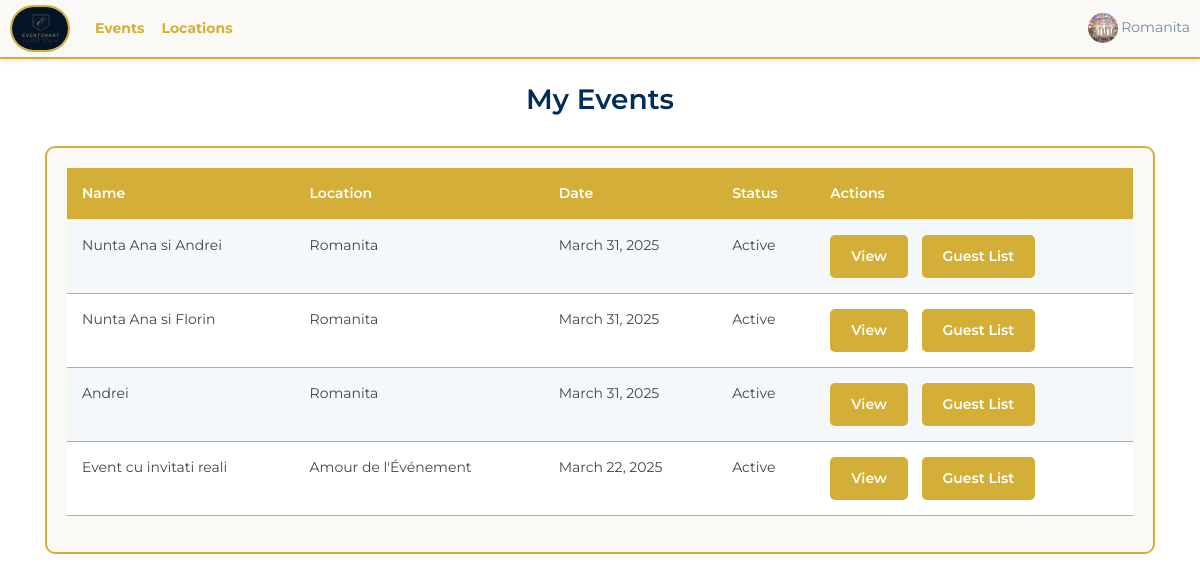
/my_events/ (signed in), run on an earlier commit of the app's database.
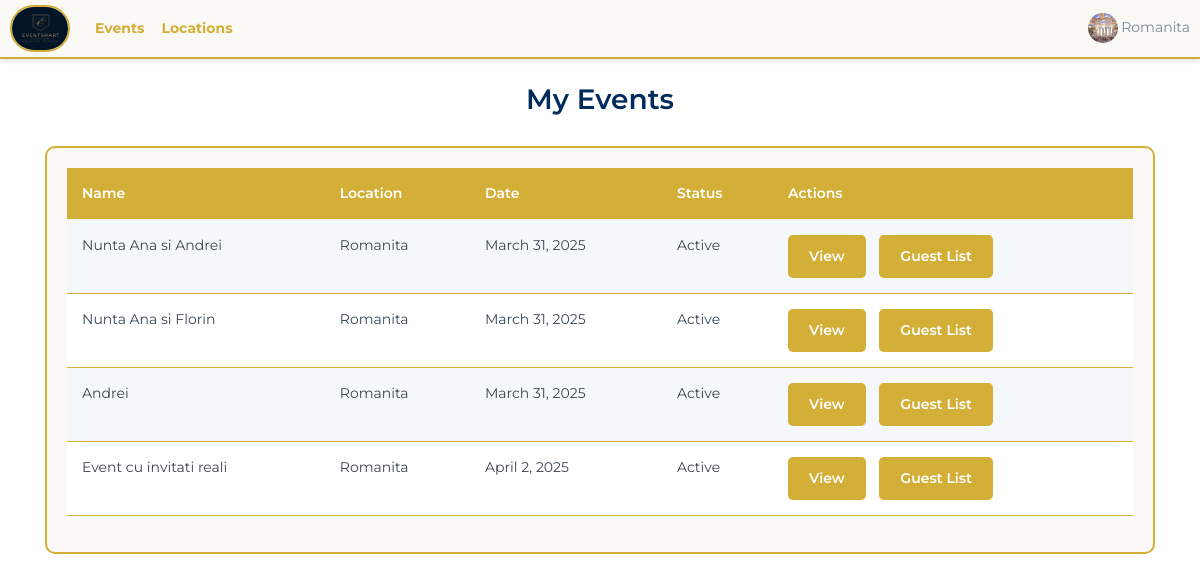
And on a later commit of the database.
### base/models.py (models this page shows, shortened)
class Event(models.Model):
    location = models.ForeignKey(Location, on_delete=models.SET_NULL, null=True, blank=True)
    event_name = models.CharField(max_length=100)
    event_date = models.DateField()
    event_time = models.TimeField()
    event_description = models.TextField(null=True, blank=True)
    created_at = models.DateTimeField(auto_now_add=True)
    guests = models.ManyToManyField(Guests, related_name='events', blank=True)
    completed = models.BooleanField(default=False)
    types = models.ManyToManyField(Type, blank=True)
    cost = models.DecimalField(max_digits=10, decimal_places=2, default=3000)
    updated_at = models.DateTimeField(auto_now=True)
    is_canceled = models.BooleanField(default=False)
    organized_by = models.ForeignKey(
        User,
        on_delete=models.CASCADE,
        related_name="organized_events",
        blank=True,
        null=True
    )

class Location(models.Model):
    owner = models.ForeignKey(User, on_delete=models.SET_NULL, null=True)
    name = models.CharField(max_length=100)
    description = models.TextField(null=True, blank=True)
    gallery = models.ImageField(upload_to='images/', null=True, blank=True)
    location = models.TextField(max_length=30)
    types = models.ManyToManyField(Type, blank=True)
    seats_numbers = models.IntegerField(null=True, blank=True)
    created_at = models.DateTimeField(auto_now_add=True)
    cost = models.DecimalField(max_digits=12, decimal_places=2,default=3000)
    number = models.CharField(max_length=20, default="+(40) 74 83 64 823")
    def __str__(self):
        return self.name

### base/views.py (the view)
@login_required(login_url='/login')
def my_events(request):
    events = Event.objects.filter(is_canceled=False)
    return render(request, 'base/my_events.html', {'events': events})

### base/context_processors.py (called while the page is built)
def media_url(request):
    return {
        'MEDIA_URL': settings.MEDIA_URL
    }

### base/templates/base/my_events.html (shortened to what this page needs)
{% extends 'main.html' %}
{% block content %}
<div class="container my-4">
    <h2 class="text-center">My Events</h2>
    {% if events %}
        <div class="table-container">
            <table class="table table-striped">
                <thead>
                    <tr>
                        <th>Name</th>
                        <th>Location</th>
                        <th>Date</th>
                        <th>Status</th>
                        <th>Actions</th>
                    </tr>
                </thead>
                <tbody>
                    {% for event in events %}
                    <tr>
                        <td>{{ event.event_name }}</td>
                        <td>{{ event.location }}</td>
                        <td>{{ event.event_date }}</td>
                        <td>{% if event.is_canceled %}Canceled{% else %}Active{% endif %}</td>
                        <td>
                            <a href="{% url 'event_details' event.id %}" class="btn btn-view">View</a>
                            <a href="{% url 'guest_list' event.id %}" class="btn btn-view">Guest List</a>
                        </td>
                    </tr>
                    {% endfor %}
                </tbody>
            </table>
        </div>
    {% else %}
        <p class="text-center">You have not created any events yet.</p>
    {% endif %}
</div>
{% endblock %}

What changed in the data, as far as the page shows it:
changed Event "Event cu invitati reali": location "Amour de l'Événement" → "Romanita"; event_date "March 22, 2025" → "April 2, 2025"
